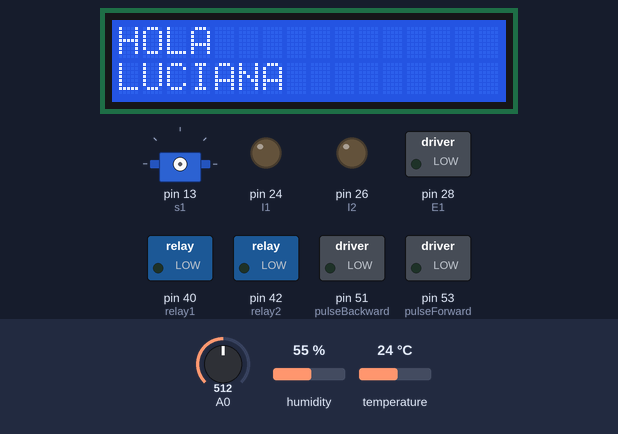
This sketch was run on a simulated Arduino Mega 2560, built with avr-gcc and run on an emulated ATmega2560. Shown: 16×2 character LCD, servo, switched loads named in the sketch (green lamp = pin HIGH), output pins drawn as LEDs (lit = HIGH). The test bench sets the inputs (shaded band); at power-on: A0 = 512, humidity 55 %, temperature 24 °C. What the sketch prints to the serial monitor is not drawn.

Above: at 0.1 s.
At 3.2 s:
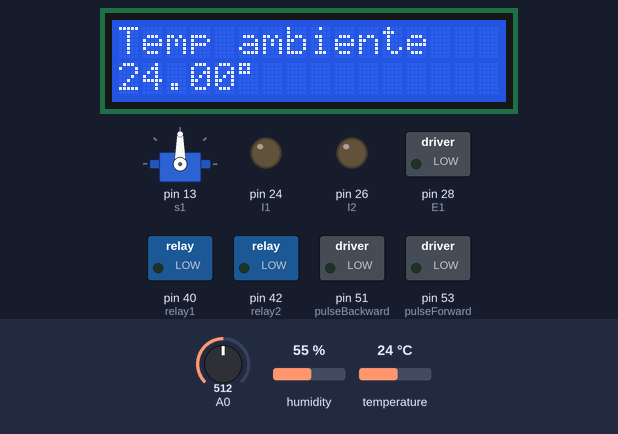
At 6.2 s:
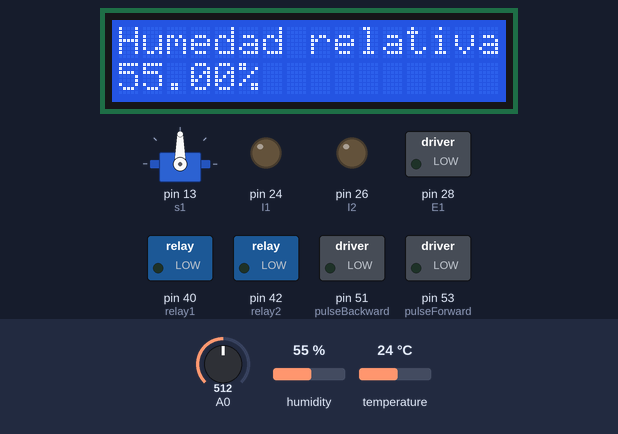
At 9.2 s:
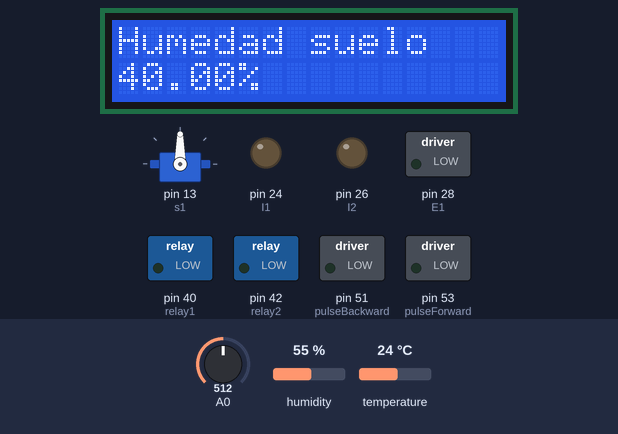
At 27.0 s:
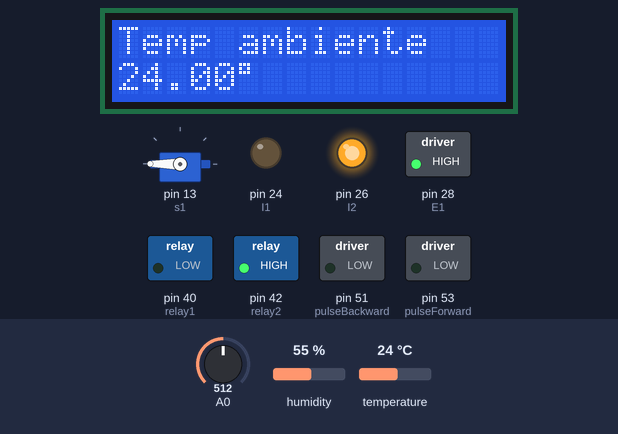
At 33.0 s:
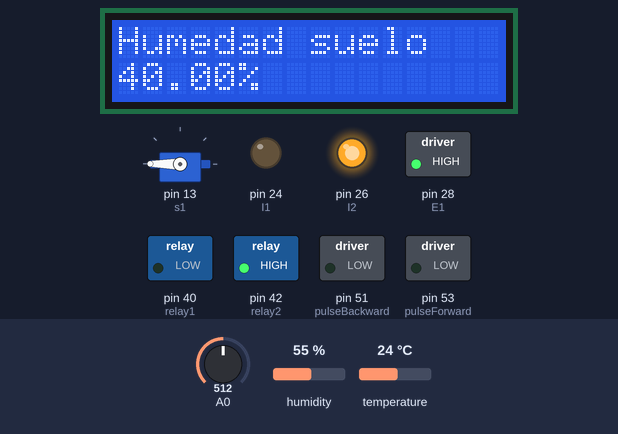
Timing chart, 0 to 40.0 s (numbered marks = the images above):
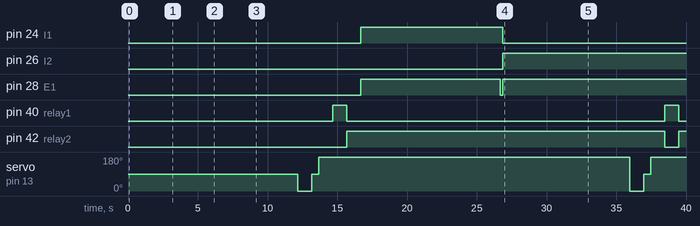

The sketch:

temp+humedad.ino
```cpp
//Libraries
#include <SD.h>
#include <LiquidCrystal.h>
#include <DHT.h>
#include <Servo.h>

#define DHTPIN 10 // set the DHT Pin
#define DHTTYPE DHT22 // set the sensor type between DHT11 or DHT22

#define I1 24  // Control pin 1 for motor 1
#define I2 26  // Control pin 2 for motor 1
#define E1 28  // Enable Pin for motor 1

//Objects
LiquidCrystal lcd(2,3,4,5,6,7);
DHT dht(DHTPIN, DHTTYPE);
Servo s1;

//Digital Sensor variables
const int maxHum = 60;
const int maxTemp = 40;
const int dryValue = 260;
const int wetValue = 680;
const int percentageDryValue = 100;
const int percentageWetValue = 0;
const int lapse = 3000;

//Relay variables
const int relay1 = 40;
const int relay2 = 42;

//Motor control variables
const int pulseForward = 53;     // the number of the pushbutton pin
const int pulseBackward = 51;      // the number of the LED pin
const int timer = 5000;
const int pause = 1000;

//Motor DC speed control
const int sL = 153;
const int sH = 255;

//motor
void setup() {

  // LCD 16x2
  lcd.begin(16, 2);
  lcd.print("HOLA");
  lcd.setCursor(0, 1);
  lcd.print("LUCIANA");
  delay(3000);
  lcd.clear();

  //Sensor DHT Humidity and temperature
  dht.begin();

  //Servor motor
  s1.attach(13,600,1500);

  //Serial monitor
  Serial.begin(9600);

  // DC Motor control Water pump
  pinMode(pulseForward, OUTPUT);
  pinMode(pulseBackward, OUTPUT);

  // Relay control - water supply
  pinMode(relay1, OUTPUT);
  pinMode(relay2, OUTPUT);

  //Motor variable speed
  pinMode(I1, OUTPUT);
  pinMode(I2, OUTPUT);
  pinMode(E1, OUTPUT);

}

void loop() {

  delay(50);

  float h = dht.readHumidity();
  //read temperature in Celsius
  float t = dht.readTemperature();

  //read temperature in Farenheit
  //float f = dht.readTemperature(true);

  //read soil sensor
  int rawValue = analogRead(A0);
  float s = map(rawValue, dryValue, wetValue, percentageDryValue, percentageWetValue);

  if (isnan(h) || isnan(t)) {
    lcd.print("ERROR");
    return;
  }

  //Serial monitor prints data
  Serial.print("Temperatura ambiente: ");
  Serial.print(t);
  Serial.print("° Celsius");
  Serial.print(" | ");
  Serial.print(" Humedad relativa :");
  Serial.print(h);
  Serial.print("%");
  Serial.print(" | ");
  Serial.print(" Humedad del suelo : ");
  Serial.print(s);
  Serial.print("%");
  Serial.println();

  //LCD prints environment temperature data
  lcd.print("Temp ambiente");
  lcd.setCursor(0,1);
  lcd.print(t);
  lcd.print((char)223);
  delay(lapse);
  lcd.clear();

  //LCD prints environment humidity data
  lcd.print("Humedad relativa");
  lcd.setCursor(0,1);
  lcd.print(h);
  lcd.print("%");
  delay(lapse);
  lcd.clear();

  //LCD prints soil humidity data
  lcd.print("Humedad suelo");
  lcd.setCursor(0,1);
  lcd.print(s);
  lcd.print("%");
  delay(lapse);
  lcd.clear();

  //Servo motor
  s1.write(0);
  delay(1000);
  s1.write(90);
  delay(500);
  s1.write(180);
  delay(1000);

  //Relay
  digitalWrite (relay1, HIGH);
  digitalWrite (relay2, LOW);
  delay(1000);
  digitalWrite (relay1, LOW);
  digitalWrite (relay2, HIGH);
  delay(1000);

  //Speed Control motor DC
  analogWrite(E1, sL); // Run in half speed
  digitalWrite(I1, HIGH);
  digitalWrite(I2, LOW);
  delay(10000);

  digitalWrite(E1, LOW);
  delay(200);

  analogWrite(E1, sH);  // Run in full speed
  digitalWrite(I1, LOW);
  digitalWrite(I2, HIGH);

  if(s<30) {

    lcd.print("Requires water");
    lcd.setCursor(0,1);
    lcd.print("Water pump on");

    // read the state of the pushbutton value:
    //buttonState = digitalRead(pulsePin);
    digitalWrite (pulseForward, HIGH);

  }
  else
    digitalWrite (pulseForward, LOW);


}
```

main.cpp
```cpp
#include <Arduino.h>


//Asignacion de pines del 74HC595 que controla las filas
const int rowData  = 2;
const int rowLatch = 3;
const int rowClock = 4;

//Asignacion de pines del 74HC595 que controla las columnas
const int colData  = 5;
const int colLatch = 6;
const int colClock = 7;

//Tamano matriz
const byte rows = 8;
const byte cols = 8;

//variable generica
byte data = B00000000;

//arreglo de bits para prueba de patrones
byte bits[rows] = {
                  B00000001,
                  B00000011,
                  B00000111,
                  B00001111,
                  B00011111,
                  B00111111,
                  B01111111,
                  B11111111
                            };


//Arreglo para filas y columnas
byte dataRow;
byte dataCol;

#define t 100

//Funcion de inicializacion del IC 74HC595 usado para las filas
void writeRow(byte data){

   shiftOut(rowData, rowClock, LSBFIRST, data);
   digitalWrite(rowLatch, HIGH);
   digitalWrite(rowLatch, LOW);

}

//Funcion de inicializacion del IC 74HC595 usado para las columnas
void writeCol(int data){

   shiftOut(colData, colClock, LSBFIRST, data);
   digitalWrite(colLatch, LOW);
   digitalWrite(colLatch, HIGH);

}

/*

funcion para probar todos los leds de la matrix, establece los valores de las filas en 1 y de cada una de las columnas en 0, de este modo la dupla fila 1,columna 0 enciende cada fila.
Si por ejemplo se cambia el valor de la n-fila a 0 y se mantiene todos los valores de la columna en 0 se apagara la n-fila colocada en 0 esto es:

   writeRow(B01111111);
   writeCol(B00000000);

   Resultado en la matriz de leds

      C1  C2  C3  C4  C5  C6  C7  C8
    F1 0   0   0   0   0   0   0   0
    F2 1   1   1   1   1   1   1   1
    F3 1   1   1   1   1   1   1   1
    F4 1   1   1   1   1   1   1   1
    F5 1   1   1   1   1   1   1   1
    F6 1   1   1   1   1   1   1   1
    F7 1   1   1   1   1   1   1   1
    F8 1   1   1   1   1   1   1   1

  La configuracion "opuesta" es decir, todas las filas en 1 y la primera columna en 1 resultara:

   writeRow(B11111111);
   writeCol(B10000000);

   Resultado en la matriz de leds

      C1  C2  C3  C4  C5  C6  C7  C8
    F1 0   1   1   1   1   1   1   1
    F2 0   1   1   1   1   1   1   1
    F3 0   1   1   1   1   1   1   1
    F4 0   1   1   1   1   1   1   1
    F5 0   1   1   1   1   1   1   1
    F6 0   1   1   1   1   1   1   1
    F7 0   1   1   1   1   1   1   1
    F8 0   1   1   1   1   1   1   1

  De este modo hemos establecido cual es la fila y columna 1 respecto de la matriz de LEDS.

  Es importante tener en cuenta que esta configuracion depende de los valores que determinenos para la combinacion de la dupla de paramtros LSBFIRST/MSBFIRST, MSBFIRST/LSBFIRST, MSBFIRST/MSBFIRST, LSBFIRST/LSBFIRST
   sobre las funciones writeRow/writeCol determinara el orden de punto de coordenadas (0,0) para la orientacion de tablero en particular.
*/
void turnOnFullMatrix(){

  // Se enciende todo el tablero 8x8 para probar la matriz de leds
  // La funcion asigna el bit del primer estado binario para las filas - enciende una esquina cruza estados fila/columna
  // La funcion asigna el bit de primer estado binario para las columnas

   writeRow(B01111111);
   writeCol(B00000000);
   delay(3000);

}

//funcion para apagar todos los leds de la matriz, establece todas las filas y columnas en bits de valor 0
void turnOffAllMatrix(){

  // Se borra todo el tablero 8x8
   writeRow(B00000000);
   writeCol(B00000000);
   delay(1000);

}

//funcion para probar el recorrido de filas y columnas por medio de ciclos
void scanArray(){

  for(int i = 0; i<8; i++){

    dataRow = bits[i];

    writeRow(dataRow);
    Serial.println(dataRow, BIN);
    delay(1);
    writeCol(dataCol);
    delay(500);

    for(int j = 0; j<8; j++){

    dataCol = bits[j];
    writeCol(dataCol);
    delay(1);
    writeCol(dataRow);
    delay(500);

    }
  }
}

//Funcion para determinar visualmente cual es la coordenada (0,0) del tablero de lEDS
void cornerTest(){

  //identifica el primer led prendiendo mas tiempo
   writeRow(B00000001);
   writeCol(B01111111);
   delay(3000);
   writeRow(B00000001);
   writeCol(B11111110);
   delay(200);
   writeRow(B10000000);
   writeCol(B11111110);
   delay(200);
   writeRow(B10000000);
   writeCol(B01111111);
   delay(200);
}

//funcion setup arduino se ejecuta al inicio una vez
void setup(){

  Serial.begin(9600);
  //Asignacion puertos IC 74HC595 como salida para el control de filas
   pinMode(rowData, OUTPUT);
   pinMode(rowLatch, OUTPUT);
   pinMode(rowClock, OUTPUT);
  //Asignacion puertos IC 74HC595 como salida para el control de columnas
   pinMode(colData, OUTPUT);
   pinMode(colLatch, OUTPUT);
   pinMode(colClock, OUTPUT);

   cornerTest();

}

//Funcion ciclica de arduino
void loop(){


   writeRow(B10000000);
   writeCol(B00111111);
   delay(10);
   writeRow(B01000000);
   writeCol(B00011111);
   delay(10);

}
```

Measured:
- by itself, pin 24 (I1): LOW → HIGH at 16.7 s, → LOW 10.2 s later
- by itself, pin 26 (I2): LOW → HIGH at 26.9 s
- by itself, pin 28 (E1): LOW → HIGH at 16.7 s, → LOW 10.0 s later, → HIGH 0.20 s later
- by itself, pin 40 (relay1): alternates HIGH for 1.0 s and LOW for 22.8 s
- by itself, pin 42 (relay2): LOW → HIGH at 15.7 s, → LOW 22.8 s later, → HIGH 1.0 s later
- by itself, servo on pin 13 (s1): 90° → 0° at 12.2 s, → 90° 1.0 s later, → 180° 0.50 s later, → 0° 22.3 s later, … (6 changes in this stretch)
- what the display in image 1 shows lasts 3.0 s, from 3.2 s to 6.2 s
